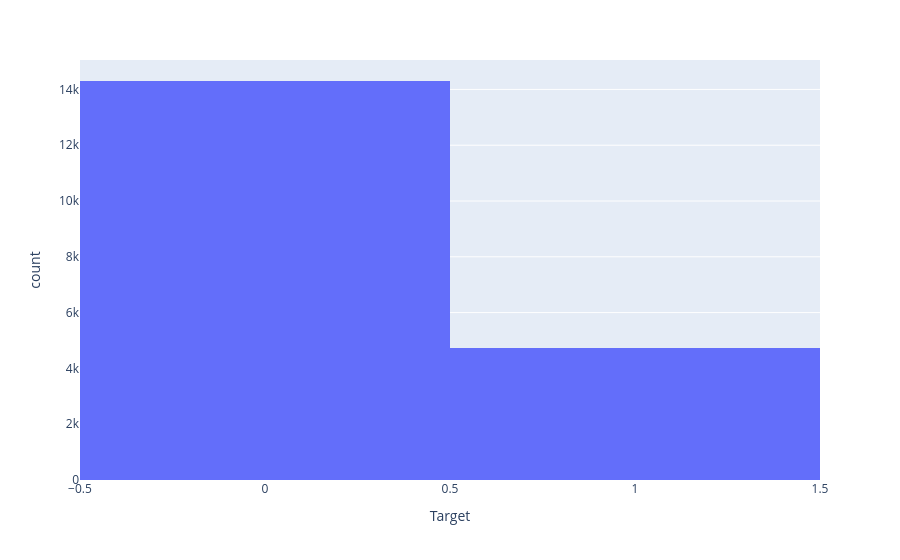

Notebook code for this chart:
### Code cell
px.histogram(data_frame= df, x= 'Target')

### Figure 1 — Plotly figure (JSON) as saved in the notebook; plotly's stock layout.template omitted (floating-point values rounded to 4 significant figures; data arrays with more than 128 entries replaced by an {"elided": "..."} marker saying what was removed)
{"data": [{"bingroup": "x", "hovertemplate": "Target=%{x}<br>count=%{y}<extra></extra>", "legendgroup": "", "marker": {"color": "#636efa", "pattern": {"shape": ""}}, "name": "", "orientation": "v", "showlegend": false, "type": "histogram", "x": {"elided": "19044 int values"}, "xaxis": "x", "yaxis": "y"}], "layout": {"barmode": "relative", "legend": {"tracegroupgap": 0}, "margin": {"t": 60}, "xaxis": {"anchor": "y", "domain": [0, 1], "title": {"text": "Target"}}, "yaxis": {"anchor": "x", "domain": [0, 1], "title": {"text": "count"}}}}
